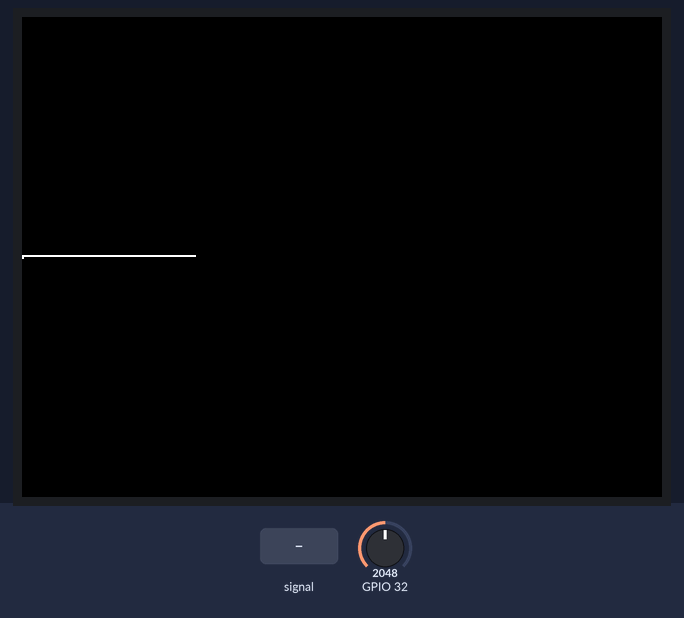
This sketch was run on a simulated ESP32. Parts: 320×240 colour display. Inputs (shaded band) come from the test bench; at power-on: GPIO 32 = 2048. What the sketch prints to the serial monitor is not drawn.

Above: at 1.9 s.
2.0 s: GPIO 32 fed a 200 Hz sine of ±327 counts around its level
At 2.37 s:
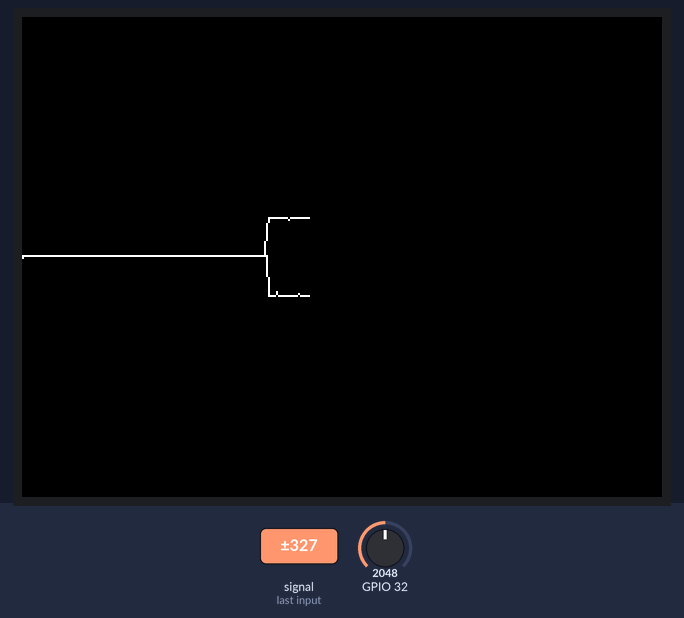
3.7 s: GPIO 32 set to 2866
At 3.88 s:
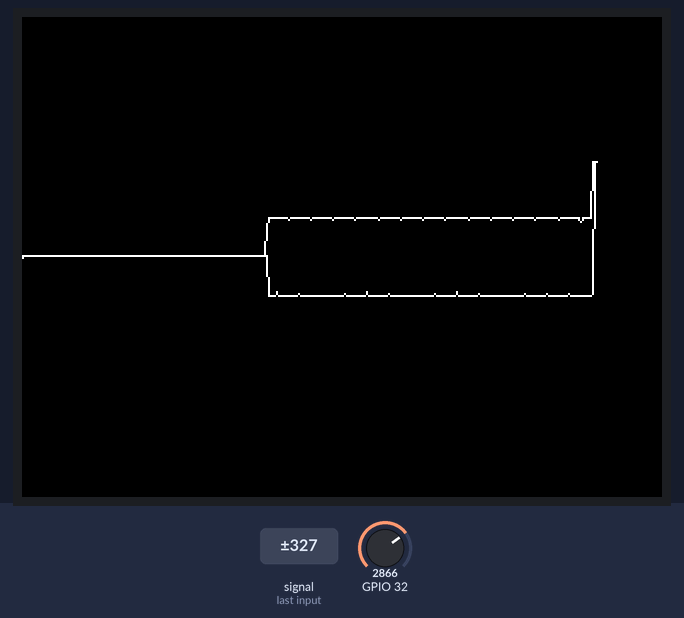
5.2 s: GPIO 32 set to 3603
At 5.38 s:
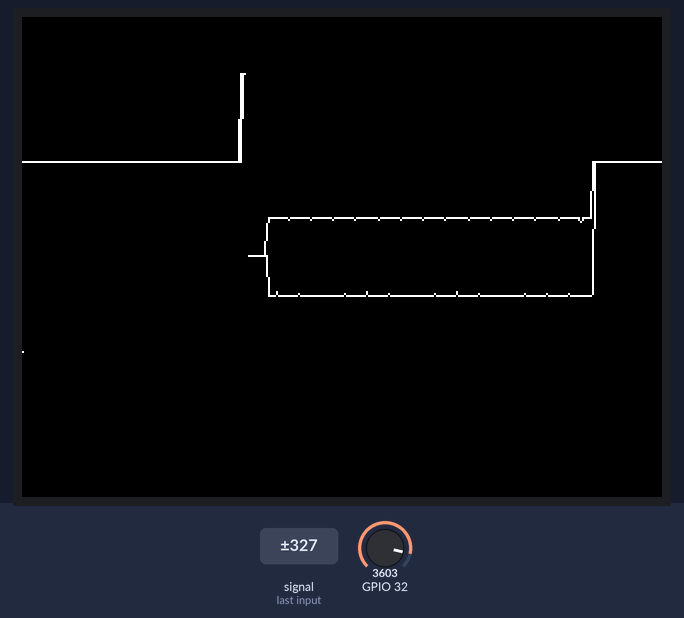
6.7 s: GPIO 32 fed a 200 Hz sine of ±327 counts around its level
At 6.88 s:
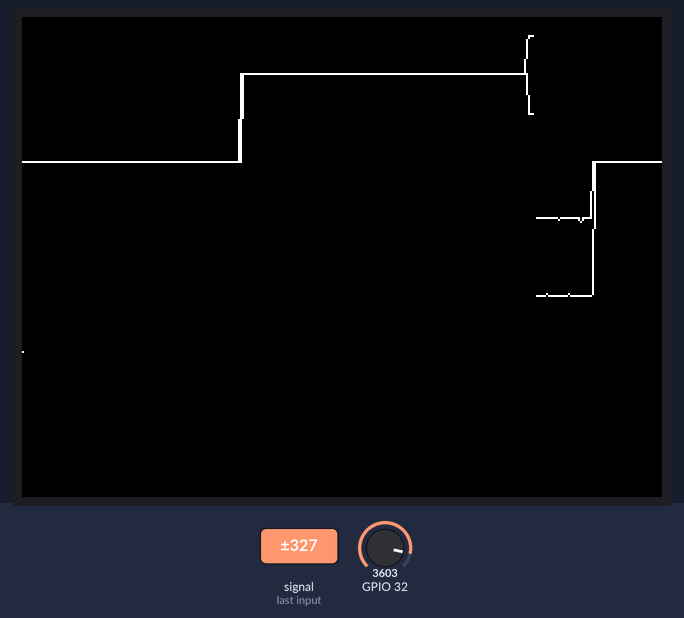
8.2 s: GPIO 32 set to 4095
At 8.38 s:
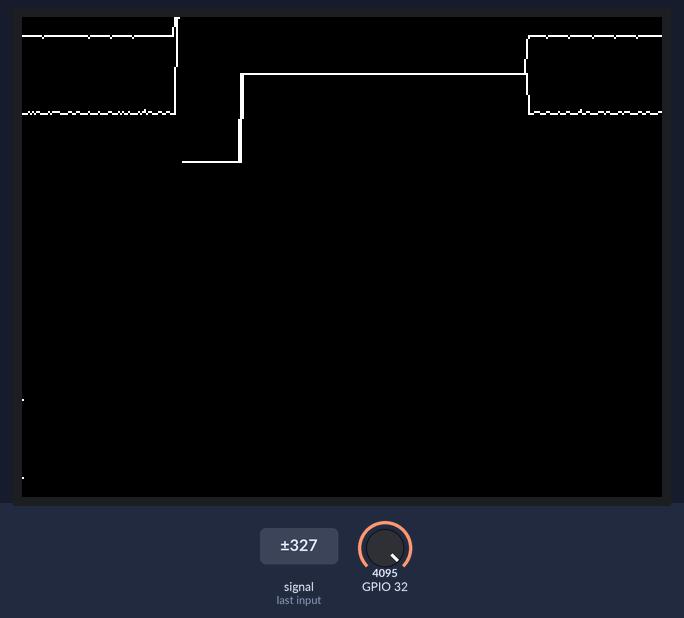
Timing chart, 0 to 10.7 s (numbered marks = the images above; inputs shaded):
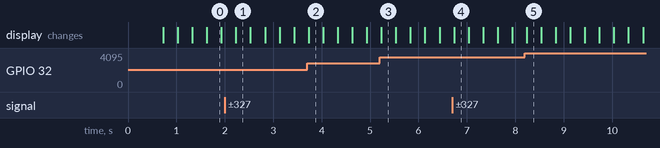

The sketch:

analog-plotter_tft240x320.ino
```cpp
//TFT80x160 UNO NodeMCU-32S
//SCL       13  18
//SDA       11  23
//RST       9   16
//DC        8   17
//CS        10  SS(5)
//BLK

#include <Adafruit_GFX.h>    // Core graphics library //https://github.com/adafruit/Adafruit-GFX-Library
// #include "Adafruit_ST7735.h" // Hardware-specific library for ST7735 //https://github.com/adafruit/Adafruit-ST7735-Library //MODIFIED for 金逸晨 0.96-8pin13p_ips
#include "Adafruit_ST7789.h" // Hardware-specific library for ST7789
#include <SPI.h>

#define NODEMCU32S
#if defined(NODEMCU32S)
  #define TFT_CS         SS
  #define TFT_RST        16
  #define TFT_DC         17
#elif defined(ESP8266)
  #define TFT_CS         4
  #define TFT_RST        16
  #define TFT_DC         5
#else
  // For the breakout board, you can use any 2 or 3 pins.
  // These pins will also work for the 1.8" TFT shield.
  #define TFT_CS        10
  #define TFT_RST        9 // Or set to -1 and connect to Arduino RESET pin
  #define TFT_DC         8
#endif

// OPTION 1 (recommended) is to use the HARDWARE SPI pins, which are unique
// to each board and not reassignable. For Arduino Uno: MOSI = pin 11 and
// SCLK = pin 13. This is the fastest mode of operation and is required if
// using the breakout board's microSD card.

// For 1.44" and 1.8" TFT with ST7735 use:
// Adafruit_ST7735 tft = Adafruit_ST7735(TFT_CS, TFT_DC, TFT_RST);
// For 1.14", 1.3", 1.54", 1.69", and 2.0" TFT with ST7789:
Adafruit_ST7789 tft = Adafruit_ST7789(TFT_CS, TFT_DC, TFT_RST);


// OPTION 2 lets you interface the display using ANY TWO or THREE PINS,
// tradeoff being that performance is not as fast as hardware SPI above.
//#define TFT_MOSI 11  // Data out
//#define TFT_SCLK 13  // Clock out

// For ST7735-based displays, we will use this call
//Adafruit_ST7735 tft = Adafruit_ST7735(TFT_CS, TFT_DC, TFT_MOSI, TFT_SCLK, TFT_RST);
// OR for the ST7789-based displays, we will use this call
//Adafruit_ST7789 tft = Adafruit_ST7789(TFT_CS, TFT_DC, TFT_MOSI, TFT_SCLK, TFT_RST);

float p = 3.1415926;

void setup(void) {
  Serial.begin(115200);
  Serial.print("TFT_CS:");Serial.println(TFT_CS);
  Serial.print("TFT_DC:");Serial.println(TFT_DC);
  Serial.print("TFT_RST:");Serial.println(TFT_RST);
  Serial.println(F("Hello! ST77xx TFT Test"));

//for GMT130-v1.0:
  tft.init(240, 320);//SPI data mode; one of SPI_MODE0, SPI_MODE1, SPI_MODE2 or SPI_MODE3 (do NOT pass the numbers 0,1,2 or 3 -- use the defines only, the values are NOT the same!)
  tft.setRotation(3);

  // OR use this initializer (uncomment) if using a 2.0" 320x240 TFT:
  //tft.init(240, 320);           // Init ST7789 320x240

  // SPI speed defaults to SPI_DEFAULT_FREQ defined in the library, you can override it here
  // Note that speed allowable depends on chip and quality of wiring, if you go too fast, you
  // may end up with a black screen some times, or all the time.
  //tft.setSPISpeed(40000000);

  Serial.print("width:");Serial.println(tft.width());
  Serial.print("height:");Serial.println(tft.height());
  Serial.println(F("Initialized"));

  uint16_t time = millis();
  tft.fillScreen(ST77XX_BLACK);
  time = millis() - time;

  Serial.println(time, DEC);
  delay(500);
}

unsigned long t=0,t1,diff;
int sum=0,sum_diff=0,count=0,range=0;
double maxV=0,minV=9999,avg=0,avg_diff,variance,std_dev,square_sum_diff;

int x=0;
short lastMaxV[320];
short lastMinV[320];
short lastMax=0,lastMin=0;

void loop() {
  t1 = micros();
  diff = t1-t;

  int v = analogRead(32); //esp32

  if(maxV<v){maxV=v;}
  if(v<minV){minV=v;}
  sum+=v;

  if(avg!=0)//上次的平均数
  {
    double diff=abs(v-avg);
    sum_diff+=diff;
    square_sum_diff+=diff*diff;

  // if(v<500) c0_500++;
  // else if(v<1000) c500_1000++;
  // else if(v<avg) c1000_avg++;
  // else if(v<1800) cavg_1800++;
  // else if(v<2300) c1800_2300++;
  // else if(v<2800) c2300_2800++;
  }

  count++;

  // if (diff>100000)//square_sum_diff is about 1.2E9 at 50ms sample range, usigned long overflows at 4.3E9
  if (diff>10000)
  {
    t=t1;
    range=maxV-minV;//极差
    avg=(double)sum/count;//平均数
    avg_diff=sum_diff/count;//平均差
    variance=square_sum_diff/count;//方差
    std_dev=sqrt(variance);//标准差

    // Serial.print("count:");    Serial.print(count);
    // Serial.print(",min:");    Serial.print(minV);
    // Serial.print(",max:");    Serial.print(maxV);
    // Serial.print(",avg:");    Serial.print(avg);
    // Serial.print(",<500:");    Serial.print(c0_500);
    // Serial.print(",<1000:");    Serial.print(c500_1000);
    // Serial.print(",<avg:");    Serial.print(c1000_avg);
    // Serial.print(",<1800:");    Serial.print(cavg_1800);
    // Serial.print(",<2300:");    Serial.print(c1800_2300);
    // Serial.print(",<2800:");    Serial.print(c2300_2800);

    // Serial.print(",range:");    Serial.print(range);
//    Serial.print(",square_sum_diff:");
//    Serial.print(square_sum_diff);
//    Serial.print(",variance:");
//    Serial.print(variance);
    // Serial.print(",std_dev:");    Serial.print(std_dev);
    // Serial.println();


    //------------print to display
    // Serial.print(maxV/10);Serial.print(" ");Serial.print(minV/10);
    int maxY=maxV/4096*240;
    int minY=minV/4096*240;

    //different kinds of chart:

    // //-----dots-----
    // tft.drawPixel(x,lastMaxV[x],ST77XX_BLACK);
    // tft.drawPixel(x,lastMinV[x],ST77XX_BLACK);
    // tft.drawPixel(x,maxY,ST77XX_WHITE);
    // tft.drawPixel(x,minY,ST77XX_WHITE);

    // //-----areas-----
    // tft.drawLine(x,lastMinV[x],x,lastMaxV[x],ST77XX_BLACK);
    // tft.drawLine(x,minY,x,maxY,ST77XX_WHITE);

    //-----lines-----
    tft.drawLine(x,0,x,239,ST77XX_BLACK);
    tft.drawLine(x+1,0,x+1,239,ST77XX_BLACK);//better indication of where the scan line is
    if(x>0)
    {
      tft.drawLine(x-1,239-lastMax,x,239-maxY,ST77XX_WHITE);
      tft.drawLine(x-1,239-lastMin,x,239-minY,ST77XX_WHITE);
    }
    else
    {
      tft.drawPixel(x,maxY,ST77XX_WHITE);
      tft.drawPixel(x,minY,ST77XX_WHITE);
    }

    //save values here so that in next scan we can instantly reset each data (to avoid filling the whole screen)
    lastMaxV[x]=maxY;
    lastMinV[x]=minY;
    lastMax=maxY;
    lastMin=minY;
    x++;
    if(x>=320) x=0;

    //------------reset
    minV=9999;
    maxV=0;
    range=0;
    sum=0;
//    square_sum=0;
    square_sum_diff=0;
    count=0;
  }
}
```
